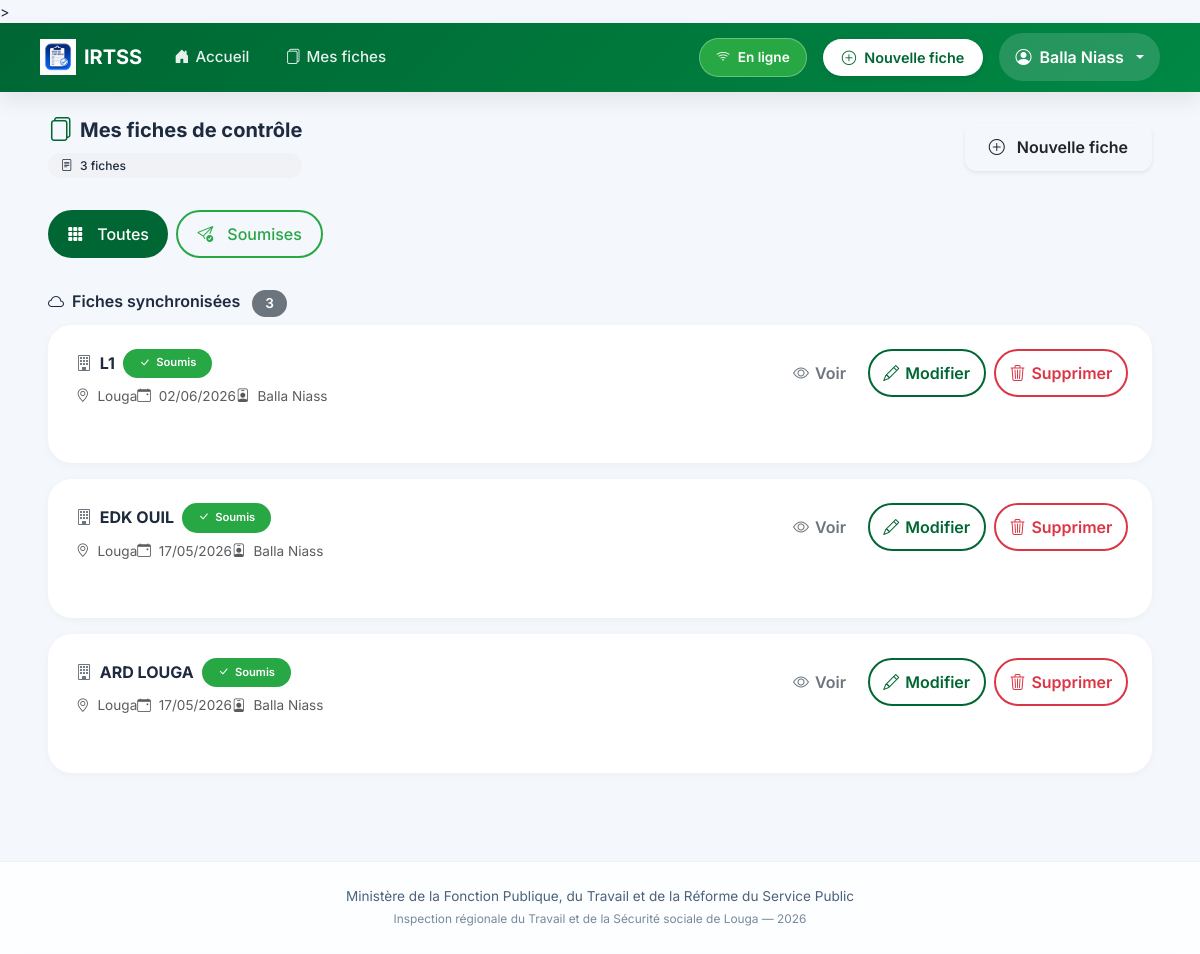
Page /fiches/ (signed in) on the committed database.
### inspection/models.py (models this page shows, shortened)
class FicheControle(models.Model):
    STATUT_CHOICES = [
        ('brouillon', 'Brouillon'),
        ('soumis', 'Soumis'),
    ]
    inspecteur = models.ForeignKey(User, on_delete=models.CASCADE, related_name='fiches')
    entreprise = models.CharField(max_length=255, verbose_name="Entreprise ou Établissement")
    date_controle = models.DateField(verbose_name="Date du contrôle")
    lieu = models.CharField(max_length=100, default="Louga", verbose_name="Lieu")
    statut = models.CharField(max_length=20, choices=STATUT_CHOICES, default='soumis')
    local_id = models.CharField(max_length=100, blank=True, null=True)
    adresse = models.TextField(blank=True)
    telephone = models.CharField(max_length=50, blank=True)
    email_entreprise = models.EmailField(blank=True)
    date_ouverture = models.DateField(null=True, blank=True)
    forme_juridique = models.CharField(max_length=100, blank=True)
    activite_principale = models.CharField(max_length=200, blank=True)
    chef_nom = models.CharField(max_length=200, blank=True, verbose_name="Chef d'établissement - Prénom et Nom")
    chef_cellulaire = models.CharField(max_length=50, blank=True)
    chef_email = models.EmailField(blank=True)
    representant_nom = models.CharField(max_length=200, blank=True, verbose_name="Représentant travailleurs - Prénom et Nom")
    representant_qualite = models.CharField(max_length=100, blank=True)
    representant_cellulaire = models.CharField(max_length=50, blank=True)
    representant_email = models.EmailField(blank=True)
    doe = models.CharField(max_length=3, blank=True, verbose_name="Déclaration d'Ouverture d'Établissement (DOE)")
    registre_paie = models.CharField(max_length=3, blank=True)
    cadres_hommes = models.PositiveIntegerField(null=True, blank=True, default=0)
    cadres_femmes = models.PositiveIntegerField(null=True, blank=True, default=0)
    ouvriers_hommes = models.PositiveIntegerField(null=True, blank=True, default=0)
    ouvriers_femmes = models.PositiveIntegerField(null=True, blank=True, default=0)
    cdi = models.PositiveIntegerField(null=True, blank=True, default=0, verbose_name="CDI")
    cdd = models.PositiveIntegerField(null=True, blank=True, default=0, verbose_name="CDD")
    cs = models.PositiveIntegerField(null=True, blank=True, default=0, verbose_name="CS")
    c_app = models.PositiveIntegerField(null=True, blank=True, default=0, verbose_name="C APP")
    autres_contrats = models.PositiveIntegerField(null=True, blank=True, default=0, verbose_name="Autres")
    remuneration_au_temps_1 = models.BooleanField(default=False)
    remuneration_au_temps_2 = models.BooleanField(default=False)
    remuneration_a_la_piece_1 = models.BooleanField(default=False)
    remuneration_a_la_piece_2 = models.BooleanField(default=False)
    remuneration_les_deux_1 = models.BooleanField(default=False)
    remuneration_les_deux_2 = models.BooleanField(default=False)
    salaires_conformes_1 = models.CharField(max_length=3, blank=True)
    salaires_conformes_2 = models.CharField(max_length=3, blank=True)
    bulletins_paie_1 = models.CharField(max_length=3, blank=True)
    bulletins_paie_2 = models.CharField(max_length=3, blank=True)
    heures_sup_1 = models.CharField(max_length=3, blank=True)
    heures_sup_2 = models.CharField(max_length=3, blank=True)
    prime_anciennete_1 = models.CharField(max_length=3, blank=True)
    prime_anciennete_2 = models.CharField(max_length=3, blank=True)
    jours_feries_1 = models.CharField(max_length=3, blank=True)
    jours_feries_2 = models.CharField(max_length=3, blank=True)
    indemnites_transport_1 = models.CharField(max_length=3, blank=True)
    indemnites_transport_2 = models.CharField(max_length=3, blank=True)
    horaires_affiches_1 = models.CharField(max_length=3, blank=True)
    horaires_affiches_2 = models.CharField(max_length=3, blank=True)
    amenagement_8h_5j_1 = models.CharField(max_length=3, blank=True)
    amenagement_8h_5j_2 = models.CharField(max_length=3, blank=True)
    amenagement_6h40_6j_1 = models.CharField(max_length=3, blank=True)
    amenagement_6h40_6j_2 = models.CharField(max_length=3, blank=True)
    pause_quotidienne_1 = models.CharField(max_length=3, blank=True)
    pause_quotidienne_2 = models.CharField(max_length=3, blank=True)
    repos_hebdomadaire_1 = models.CharField(max_length=3, blank=True)
    repos_hebdomadaire_2 = models.CharField(max_length=3, blank=True)
    declaration_css_1 = models.CharField(max_length=3, blank=True)
    declaration_css_2 = models.CharField(max_length=3, blank=True)
    adhesion_css_1 = models.CharField(max_length=3, blank=True)
    adhesion_css_2 = models.CharField(max_length=3, blank=True)
    adhesion_ipres_1 = models.CharField(max_length=3, blank=True)
    adhesion_ipres_2 = models.CharField(max_length=3, blank=True)
    adhesion_ipm_1 = models.CharField(max_length=3, blank=True)
    adhesion_ipm_2 = models.CharField(max_length=3, blank=True)
    cotisations_css_1 = models.CharField(max_length=3, blank=True)
    cotisations_css_2 = models.CharField(max_length=3, blank=True)
    cotisations_ipres_1 = models.CharField(max_length=3, blank=True)
    cotisations_ipres_2 = models.CharField(max_length=3, blank=True)
    cotisations_ipm_1 = models.CharField(max_length=3, blank=True)
    cotisations_ipm_2 = models.CharField(max_length=3, blank=True)
    delegues_personnel_1 = models.CharField(max_length=3, blank=True)
    delegues_personnel_2 = models.CharField(max_length=3, blank=True)
    reglement_interieur_1 = models.CharField(max_length=3, blank=True)
    reglement_interieur_2 = models.CharField(max_length=3, blank=True)
    comite_hst_1 = models.CharField(max_length=3, blank=True)
    comite_hst_2 = models.CharField(max_length=3, blank=True)
    visite_medicale_1 = models.CharField(max_length=3, blank=True)
    visite_medicale_2 = models.CharField(max_length=3, blank=True)
    extincteurs_1 = models.CharField(max_length=3, blank=True)
    extincteurs_2 = models.CharField(max_length=3, blank=True)
    epi_disponible_1 = models.CharField(max_length=3, blank=True)
    epi_disponible_2 = models.CharField(max_length=3, blank=True)
    epi_effectif_1 = models.CharField(max_length=3, blank=True)
    epi_effectif_2 = models.CharField(max_length=3, blank=True)
    toilettes_1 = models.CharField(max_length=3, blank=True)
    toilettes_2 = models.CharField(max_length=3, blank=True)
    conges_1 = models.CharField(max_length=3, blank=True)
    conges_2 = models.CharField(max_length=3, blank=True)
    dasmo_bs_1 = models.CharField(max_length=3, blank=True)
    dasmo_bs_2 = models.CharField(max_length=3, blank=True)
    observations_divers = models.TextField(blank=True)
    observations_generales = models.TextField(blank=True)
    suite_observations_orales = models.BooleanField(default=False)
    suite_observations_ecrites = models.BooleanField(default=False)
    suite_mise_en_demeure = models.BooleanField(default=False)
    suite_pv_infraction = models.BooleanField(default=False)
    suite_refere = models.BooleanField(default=False)
    delai_reception = models.BooleanField(default=False)
    delai_un_mois = models.BooleanField(default=False)
    delai_autres = models.BooleanField(default=False)
    delai_autres_precision = models.CharField(max_length=200, blank=True)
    signature_equipe = models.CharField(max_length=200, blank=True)
    signature_gerant = models.CharField(max_length=200, blank=True)
    created_at = models.DateTimeField(auto_now_add=True)
    updated_at = models.DateTimeField(auto_now=True)
    class Meta:
        ordering = ['-created_at']
        verbose_name = "Fiche de contrôle"
        verbose_name_plural = "Fiches de contrôle"

### inspection/views.py (the view)
# urls.py: path('fiches/', views.liste_fiches, name='liste_fiches'),
@login_required
def liste_fiches(request):
    user = request.user
    fiches = FicheControle.objects.all().select_related('inspecteur') if user.is_staff \
             else FicheControle.objects.filter(inspecteur=user)
    search = request.GET.get('search', '').strip()
    if search:
        fiches = fiches.filter(entreprise__icontains=search)
    statut = request.GET.get('statut', '')
    if statut:
        fiches = fiches.filter(statut=statut)
    return render(request, 'inspection/liste_fiches.html', {
        'fiches': fiches,
        'statut_filtre': statut,
        'search_query': search
    })

### templates/inspection/liste_fiches.html (shortened to what this page needs)
{% extends 'inspection/base.html' %}
{% load static %}
{% block content %}
<div class="container-fluid px-3 px-lg-4">
  <div class="d-flex flex-wrap align-items-center justify-content-between mb-4 gap-2">
    <div>
      <h5 class="fw-bold mb-0 d-flex align-items-center gap-2">
        <i class="bi bi-files text-senegal fs-4"></i>
        Mes fiches de contrôle
      </h5>
      <div class="compteur-filtre mt-2">
        <i class="bi bi-file-text me-1"></i>
        <span id="total-fiches-count">{{ fiches|length }}</span> fiche{{ fiches|length|pluralize }}
      </div>
    </div>
    <a href="{% url 'nouvelle_fiche' %}" class="btn btn-senegal-soft shadow-sm">
      <i class="bi bi-plus-circle me-1"></i> Nouvelle fiche
    </a>
  </div>
  <div class="mb-4 d-flex flex-wrap gap-2">
    <a href="{% url 'liste_fiches' %}"
       class="btn filter-btn {% if not statut_filtre %}btn-senegal text-white{% else %}btn-outline-secondary{% endif %}">
      <i class="bi bi-grid-3x3-gap-fill"></i> Toutes
    </a>
    <a href="?statut=soumis"
       class="btn filter-btn {% if statut_filtre == 'soumis' %}btn-success text-white{% else %}btn-outline-success{% endif %}">
      <i class="bi bi-send-check"></i> Soumises
    </a>
  </div>
  <div id="server-fiches-section">
    <h6 class="fw-semibold mb-2">
      <i class="bi bi-cloud me-1"></i>
      Fiches synchronisées
      <span class="badge bg-secondary ms-2" id="server-count">{{ fiches|length }}</span>
    </h6>
    <div id="server-fiches-list">
      {% if fiches %}
        {% for fiche in fiches %}
        <div class="fiche-card p-3" data-fiche-id="{{ fiche.pk }}" data-statut="{{ fiche.statut }}">
          <div class="d-flex flex-wrap justify-content-between align-items-start gap-3">
            <div class="flex-grow-1">
              <div class="d-flex flex-wrap align-items-center gap-2 mb-2">
                <h6 class="fw-bold mb-0">
                  <i class="bi bi-building me-1 text-secondary"></i>
                  {{ fiche.entreprise }}
                </h6>
                <span class="fiche-badge {% if fiche.statut == 'soumis' %}bg-success text-white{% else %}bg-success text-white{% endif %}">
                  <i class="bi bi-check-lg"></i> Soumis
                </span>
              </div>
              <div class="small text-muted d-flex flex-wrap gap-x-3 gap-y-1">
                <span><i class="bi bi-geo-alt me-1"></i> {{ fiche.lieu|default:"Lieu non renseigné" }}</span>
                <span><i class="bi bi-calendar-event me-1"></i> {{ fiche.date_controle|date:"d/m/Y" }}</span>
                {% if user.is_staff %}
                <span><i class="bi bi-person-badge me-1"></i> {{ fiche.inspecteur.first_name }} {{ fiche.inspecteur.last_name }}</span>
                {% endif %}
              </div>
            </div>
            <div class="d-flex gap-2">
              <a href="{% url 'detail_fiche' fiche.pk %}" class="btn btn-outline-secondary btn-icon" title="Voir">
                <i class="bi bi-eye"></i> <span class="d-none d-sm-inline">Voir</span>
              </a>
              <a href="{% url 'modifier_fiche' fiche.pk %}" class="btn btn-outline-primary btn-icon" title="Modifier">
                <i class="bi bi-pencil"></i> <span class="d-none d-sm-inline">Modifier</span>
              </a>
              <button class="btn btn-outline-danger btn-icon btn-delete-server" data-fiche-pk="{{ fiche.pk }}" onclick="window.deleteServerFiche({{ fiche.pk }}); return false;" title="Supprimer">
                <i class="bi bi-trash3"></i> <span class="d-none d-sm-inline">Supprimer</span>
              </button>
            </div>
          </div>
        </div>
        {% endfor %}
      {% else %}
        <div class="text-center py-4 text-muted bg-white rounded-4 p-4">
          <i class="bi bi-inbox display-1 opacity-25 d-block mb-3"></i>
          <p class="mb-0">Aucune fiche synchronisée</p>
        </div>
      {% endif %}
    </div>
  </div>
</div>
{% endblock %}

### templates/inspection/base.html (shortened to what this page needs)
{% load static %}
<!DOCTYPE html>
<html lang="fr">
<head>
  <link rel="stylesheet" href="{% static 'css/bootstrap.min.css' %}">
  <link rel="stylesheet" href="{% static 'icons/bootstrap-icons.css' %}">
  <link rel="stylesheet" href="{% static 'css/style.css' %}">
  <link rel="stylesheet" href="{% static 'css/fiche-mobile.css' %}">>
</head>
<body>
{% if user.is_authenticated %}
<nav class="navbar navbar-expand-lg navbar-modern sticky-top">
  <div class="container-fluid px-3 px-lg-4">
    <a
      class="navbar-brand d-flex align-items-center gap-2"
      href="{% url 'tableau_de_bord' %}"
    >
      <img
        src="{% static 'icons/logo.png' %}"
        alt="IRTSS"
        height="36"
      >
      <span class="fw-bold text-white">
        IRTSS
      </span>
    </a>
    <div class="collapse navbar-collapse" id="mainNavbar">
      <ul class="navbar-nav me-auto mb-2 mb-lg-0 align-items-center gap-1">
        <li class="nav-item">
          <a
            class="nav-link-custom {% if request.resolver_match.url_name == 'tableau_de_bord' %}active{% endif %}"
            href="{% url 'tableau_de_bord' %}"
          >
            <i class="bi bi-house-door-fill"></i>
            <span>Accueil</span>
          </a>
        </li>
        <li class="nav-item">
          <a
            class="nav-link-custom"
            href="{% url 'liste_fiches' %}"
          >
            <i class="bi bi-files"></i>
            <span>Mes fiches</span>
          </a>
        </li>
      </ul>
      <div class="d-flex align-items-center gap-3 ms-auto">
        <div id="statut-connexion" class="badge-statut">
        </div>
        <a
          href="{% url 'nouvelle_fiche' %}"
          class="btn-nouvelle-fiche"
        >
          <i class="bi bi-plus-circle"></i>
          <span>Nouvelle fiche</span>
        </a>
        <div class="dropdown dropdown-user">
          <button
            class="btn dropdown-toggle d-flex align-items-center gap-2"
            data-bs-toggle="dropdown"
          >
            <i class="bi bi-person-circle"></i>
            <span class="d-none d-md-inline">
              {% if user.first_name %}
                {{ user.first_name }} {{ user.last_name }}
              {% else %}
                {{ user.username }}
              {% endif %}
            </span>
          </button>
        </div>
      </div>
    </div>
  </div>
</nav>
{% endif %}
<main class="py-4">
  <div class="container-fluid px-3 px-lg-4">
    {% block content %}{% endblock %}
  </div>
</main>
<footer class="footer text-center py-4 mt-5">
  <div class="container">
    Ministère de la Fonction Publique, du Travail et de la Réforme du Service Public
    <br>
    <span class="small opacity-75">
      Inspection régionale du Travail et de la Sécurité sociale de Louga —
      <span id="current-year"></span>
    </span>
  </div>
</footer>
<div
  id="toast-container"
  class="toast-container position-fixed bottom-0 end-0 p-3"
></div>
</body>
</html>

### rows in the picture
FicheControle: entreprise "L1", lieu "Louga", date_controle "02/06/2026", inspecteur.first_name "Balla", inspecteur.last_name "Niass"
FicheControle: entreprise "EDK OUIL", lieu "Louga", date_controle "17/05/2026", inspecteur.first_name "Balla", inspecteur.last_name "Niass"
FicheControle: entreprise "ARD LOUGA", lieu "Louga", date_controle "17/05/2026", inspecteur.first_name "Balla", inspecteur.last_name "Niass"

### other values in the picture
{{ user.first_name }} "Balla"
{{ user.last_name }} "Niass"
{{ fiches|length }} "3"
